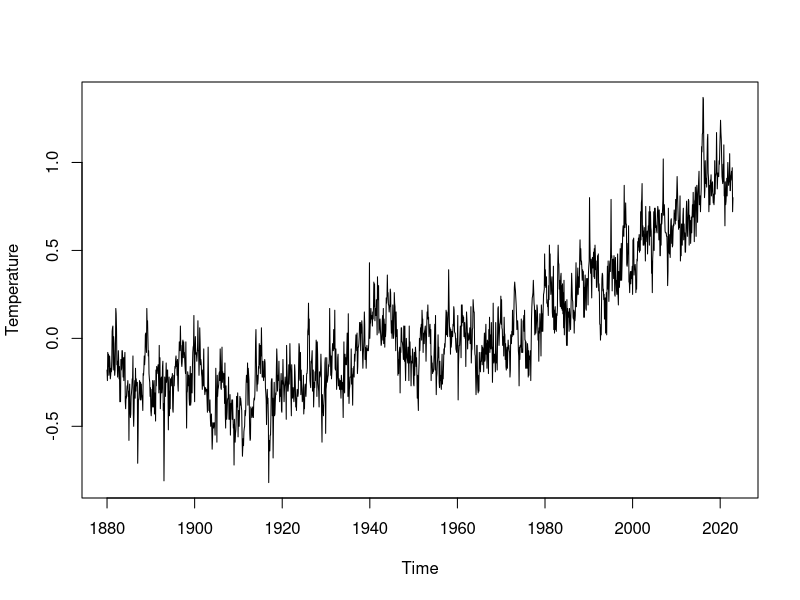
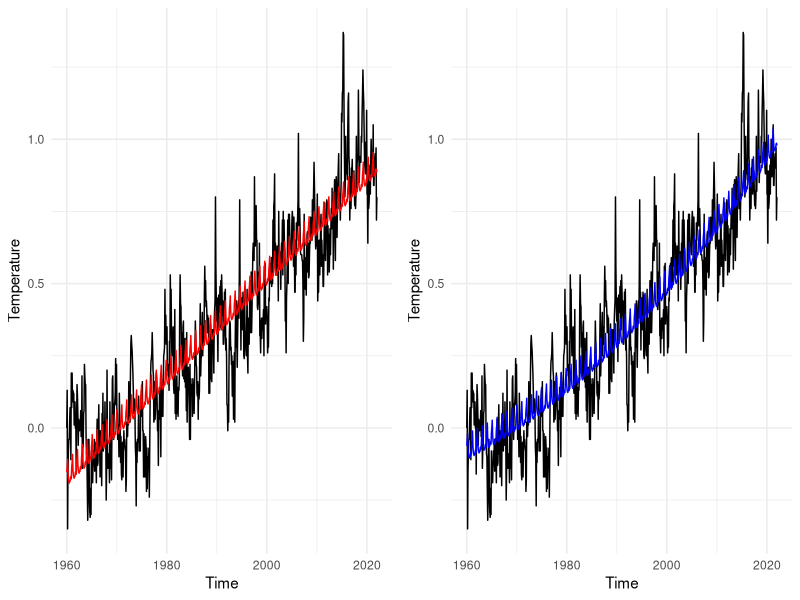
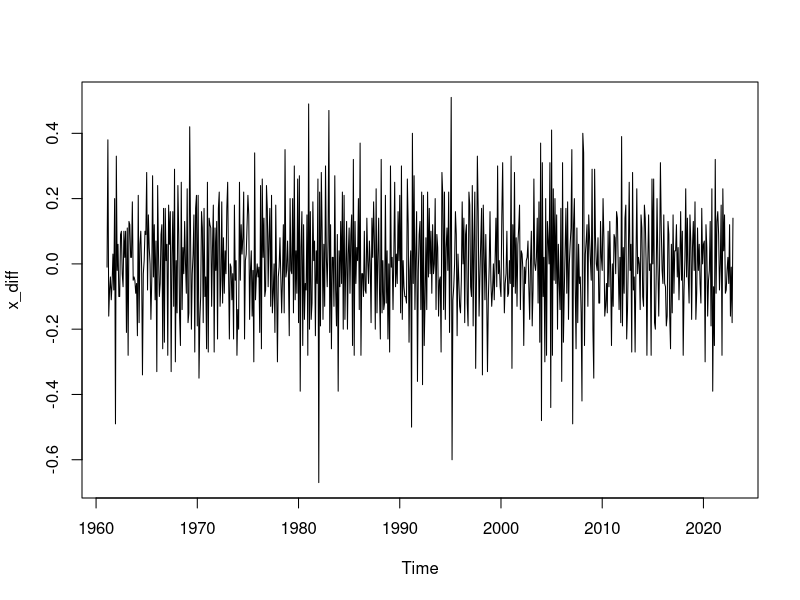
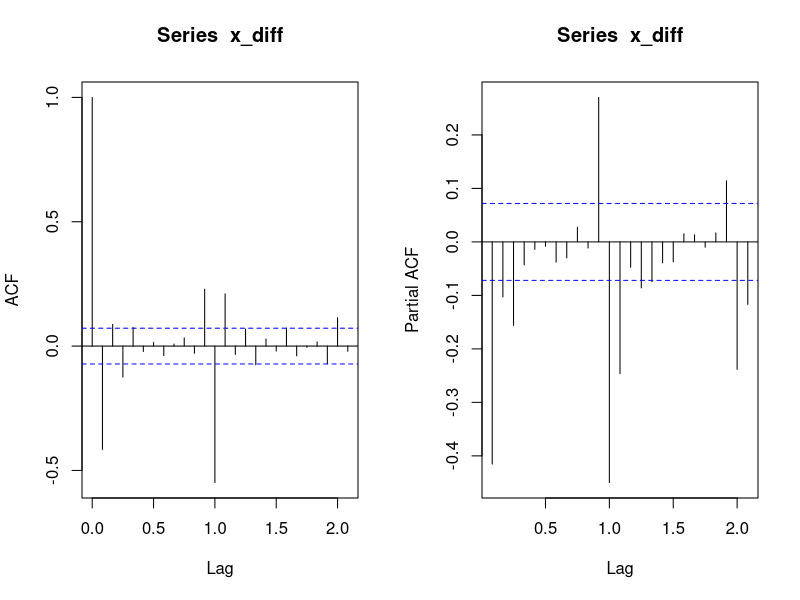
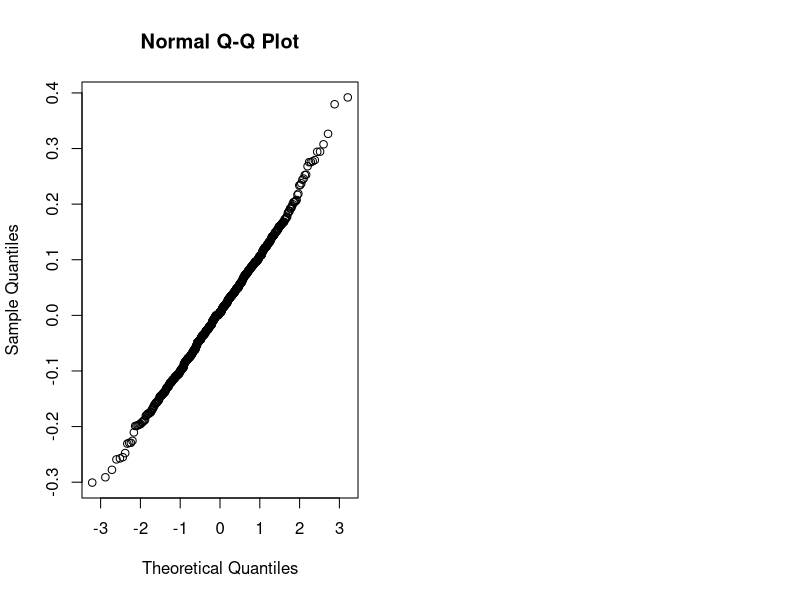
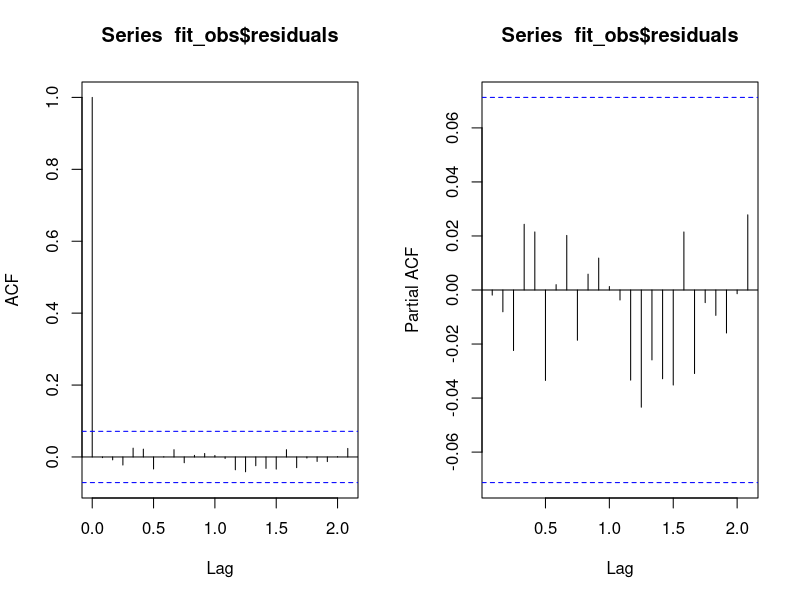
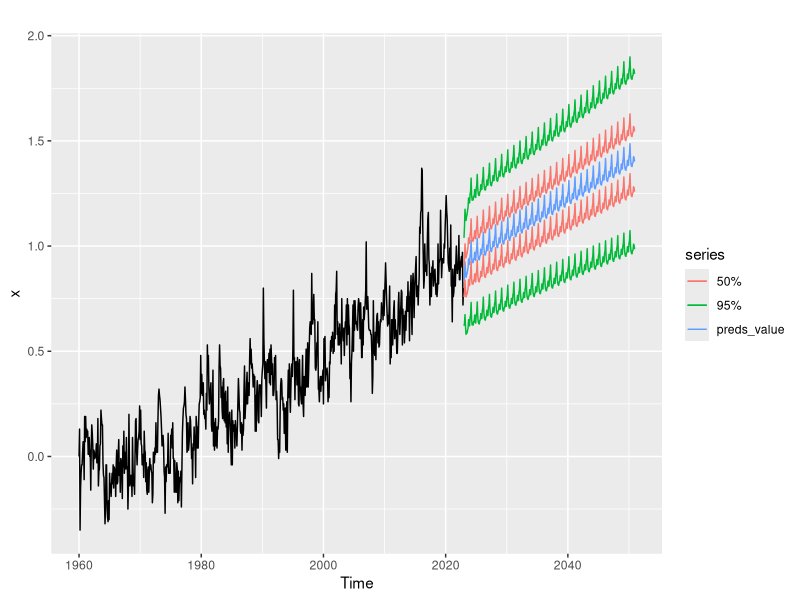

The R source for these figures, in order:
## ---- chunk 1
knitr::opts_chunk$set(echo = FALSE, message=FALSE, warning=FALSE)
library(ggplot2)
library(forecast)
library(gridExtra)
library(tidyverse)
library(MASS)
library(stats)
library(cowplot)
library(dplyr)
library(stats)
library(tidyr)
library(readr)
library(pROC)
## ---- chunk 2
setwd("~/Google Drive/EPFL/Applied Stat/StatApp-314577/Project-5")
data <- read.csv("temperature.csv", sep=",", dec=".", head=TRUE)

x <- as.vector(t(data[, -c(1, 14:19)]))
x <- ts(x, start=1880, frequency=12)
plot(x, ylab="Temperature")

x <- ts(x[961:1716], start=1960, frequency=12)
#plot(x, ylab="Temperature")
## ---- chunk 3
lmData <- data.frame(y = x,
                     month = as.factor(rep(1:12,length(x)/12)),
                      t = 1:length(x))

# Fit with linear 

lmfit <- lm(y~., data=lmData)
#summary(lmfit)
#anova(lmfit)
#plot(x, main="de")
#points(seq(1960, 2022, length=length(x)),fitted(lmfit), type="l", col="blue")

g1 <- ggplot(lmData, aes(x=seq(1960, 2022, length=length(x))))+
  geom_line(aes(y=x))+
  geom_line(aes(y=fitted(lmfit)), color="red")+
  theme_minimal()+
  xlab("Time")+
  ylab("Temperature")

# Fit with quadratic 

lmfit2 <- lm(y~.+I(t^2), data=lmData) #+ I(exp(t-500))

g2 <- ggplot(lmData, aes(x=seq(1960, 2022, length=length(x))))+
  geom_line(aes(y=x))+
  geom_line(aes(y=fitted(lmfit2)), color="blue")+
  theme_minimal()+
  xlab("Time")+
  ylab("Temperature")

grid.arrange(g1, g2, ncol = 2)

## ---- chunk 4
x_diff <- diff(x, lag=12)
x_diff <- diff(x_diff)
plot(x_diff)

#plot(resid(lmfit), type="l")
## ---- chunk 5
par(mfrow = c(1, 2))
acf(x_diff, lag.max=25)
pacf(x_diff, lag.max=25)
#par(mfrow = c(1))
## ---- chunk 6
fit_obs <- arima(x, order=c(3, 1, 4), seasonal=list(order=c(2, 1, 1), period=12))
AIC(fit_obs)
#acf(fit_obs$residuals); pacf(fit_obs$residuals)
## ---- chunk 7
fit_obs <- arima(x, order=c(3, 1, 3), seasonal=list(order=c(2, 1, 1), period=12))
AIC(fit_obs)
#acf(fit_obs$residuals); pacf(fit_obs$residuals)
## ---- chunk 8
qqnorm(fit_obs$residuals)
## ---- chunk 9
par(mfrow = c(1, 2))
acf(fit_obs$residuals, lag.max=25)
pacf(fit_obs$residuals, lag.max=25)
#par(mfrow = c(1))
## ---- chunk 10
fit <- Arima(x, order=c(2, 1, 3), seasonal=list(order=c(2, 1, 1), period=12))
preds <- forecast(fit, 12*28, c(0.5,0.95)) # 2-year ahead forecast 
#preds_value <- ts(preds$mean, start=2023, freq=12)

preds_value <- ts(preds$mean, start=2023, freq=12)
preds_high <- ts(preds$upper, start=2023, freq=12)
preds_low <- ts(preds$low, start=,2023, freq=12)
autoplot(x) + autolayer(preds_value)+autolayer(preds_high) + autolayer(preds_low)
